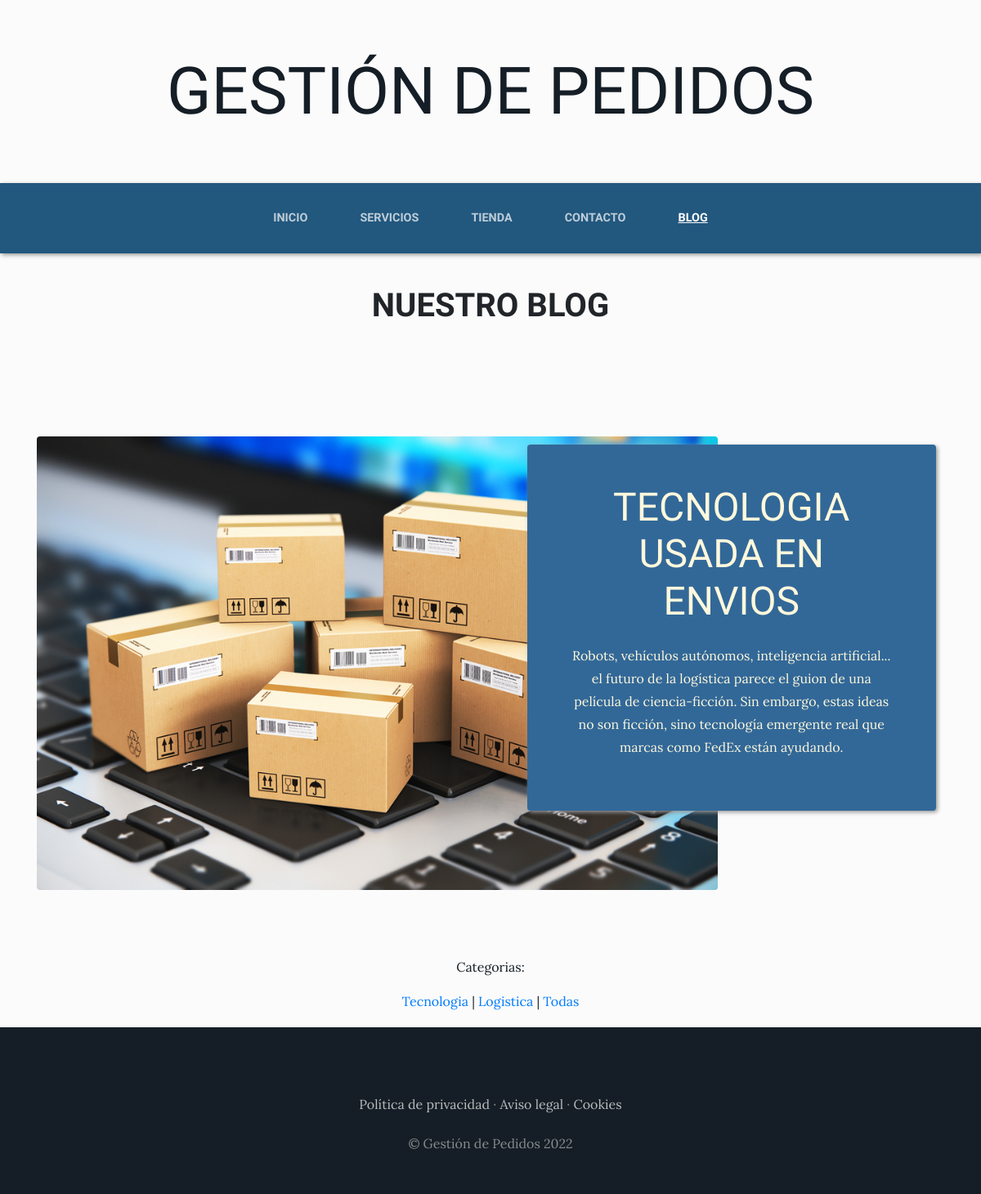
The page /blog/categoria/3/ on the database its author committed.
### blog/models.py (models this page shows, shortened)
class Post(models.Model):
    titulo=models.CharField(max_length=50)
    contenido=models.CharField(max_length=250)
    imagen=models.ImageField(upload_to="blog", null=True, blank=True)
    autor=models.ForeignKey(User, on_delete=models.CASCADE)
    categorias=models.ManyToManyField(Categoria)
    created=models.DateTimeField(auto_now_add=True)
    updated=models.DateTimeField(auto_now_add=True)
    class Meta:
        verbose_name='post'
        verbose_name_plural='posts'

class Categoria(models.Model):
    nombre=models.CharField(max_length=50)
    created=models.DateTimeField(auto_now_add=True)
    updated=models.DateTimeField(auto_now_add=True)
    class Meta:
        verbose_name='categoria'
        verbose_name_plural='categorias'

### blog/views.py (the view)
# urls.py: path('categoria/<int:categoria_id>/' ,views.categoria, name='Categoria'),
def categoria(request, categoria_id):
    categoria = Categoria.objects.get(id=categoria_id)
    posts = Post.objects.filter(categorias=categoria)
    return render(request, 'blog/categoria.html', {'categoria':categoria, 'posts': posts})

### carro/context_processor.py (called while the page is built)
def importe_total_carro(request):
    carro=Carro(request)
    total=0
    if request.user.is_authenticated:
        for key, value in request.session['carro'].items():
            total= total+float(value['precio'])
    return {'importe_total_carro': total}

### blog/templates/blog/categoria.html
{% extends "proyectoWebApp/padre.html" %}
{% load static %}
{% block content %}
<h1 class="text-uppercase text-expanded text-center font-weight-bold" style="padding-top:40px">Nuestro Blog</h1>
<br>
<br>
    {% for post in posts %}
        <section class="page-section clearfix">
            <div class="container">
            <div class="intro">
                <img class="intro-img img-fluid mb-3 mb-lg-0 rounded" src="{{post.imagen.url}}">
                <div class="intro-text left-0 text-center bg-faded p-5 rounded" style="margin: 10px auto">
                <h2 class="section-heading mb-4" >
                    <span class="section-heading-lower">{{post.titulo}}</span>
                </h2>
                <p class="mb-3">{{post.contenido}}</p>
                </div>
            </div>
            </div>
        </section>
    {% endfor %}
    <section>
        <div style="width: 75%; margin: auto; text-align: center; color: #151E26; padding-bottom: 20px;">
            <p>Categorias: </p>
            {% for post in posts %}
                {% for categoria in post.categorias.all %}
                   <a href="{% url 'Categoria' categoria.id %}"> {{categoria.nombre}}</a> |
                {% endfor %}
                <a href="{% url 'Blog' %}">Todas</a>
            {% endfor %}
        </div>
    </section>
{% endblock %}

### proyectoWebApp/static/proyectoWebApp/css/styles.css (style rules this page uses)
body { font-family: 'Lora'; background: #fbfbfb; background-attachment: fixed; background-position: center; background-size: cover; }
h1, h2, h3, h4, h5, h6 { font-family: 'Raleway'; }
p { line-height: 1.75; }
.page-section { margin-top: 5rem; margin-bottom: 5rem; }
.section-heading { text-transform: uppercase; }
.section-heading .section-heading-lower { display: block; font-size: 3rem; font-weight: 100; }
.bg-faded { background-color: rgba(255, 255, 255, 0.85); }
.intro { position: relative; }
@media (min-width: 992px) { .intro .intro-img { width: 75%; float: left; } }
@media (min-width: 992px) { .intro .intro-text { left: 600; width: 60%; margin-top: 3rem; background-color: #326898; box-shadow: 2px 2px 5px #999; color: cornsilk; position: absolute; } }
@media (min-width: 1200px) { .intro .intro-text { width: 45%; } }

### rows shown on the page
Post: imagen (picture), titulo "TECNOLOGIA USADA EN ENVIOS", contenido "Robots, vehículos autónomos, inteligencia artificial... el futuro de la logística parece el guion de una película de ciencia-ficción. Sin embargo, estas ideas no son ficción, sino tecnología emergente real que marcas como FedEx están ayudando."
Categoria: nombre "Tecnologia"
Categoria: nombre "Logistica"
